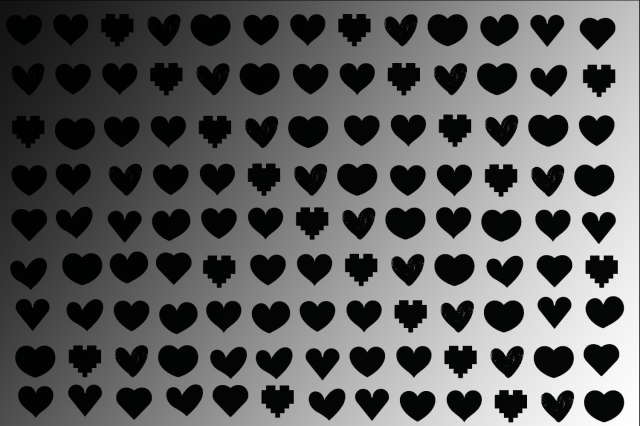
#> input picture homeworks/homeworks/homework1/Images/hearts_1.png, 1280 x 851 px (shown at 1/2 size)
$ python homework1.py
#> lines starting #> are read from the running program, lines starting #| are printed output that depends on the picture; after the words box and inside, x2 and y2 are one past the last pixel; in counts of white or black regions, pixels touching at a corner belong together
import cv2
import numpy as np


def modification_for_picture_1():
    image_filename = 'Images/hearts_1.png'
    img = cv2.imread(image_filename)
#> img is the input picture: shape (851, 1280, 3); mean B, G, R 91.5, 91.7, 91.4

    img = cv2.cvtColor(img, cv2.COLOR_BGR2GRAY)
#> img: shape (851, 1280)

    kernel = np.ones((1, 1), np.uint8)
    dilation = cv2.dilate(img, kernel, iterations=1)

    th, im_th = cv2.threshold(dilation, 3, 255, cv2.THRESH_TOZERO)

    result = im_th.copy()

    h, w = im_th.shape
#> h = 851; w = 1280

    # create zeros mask 2 pixels larger in each dimension
    mask = np.zeros([h + 2, w + 2], np.uint8)

    cv2.floodFill(result, mask, (0, 0), (255, 255, 255), (3, 151, 65), (3, 151, 65), flags=8)
#> result: shape (851, 1280); min 0, max 255, mean 91.4
    cv2.floodFill(result, mask, (38, 313), (255, 255, 255), (3, 151, 65), (3, 151, 65), flags=8)
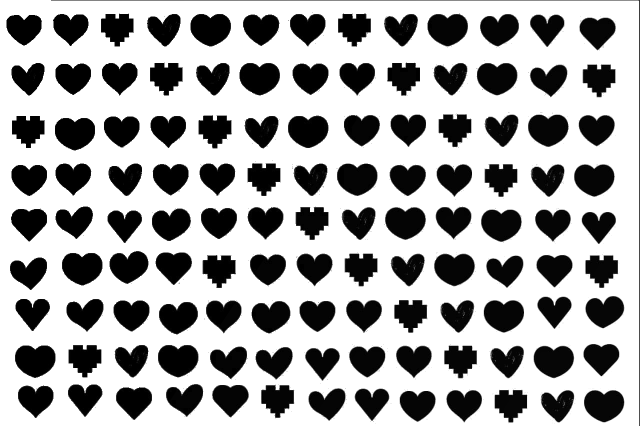
#> result: shape (851, 1280) (shown at 1/2 size); min 0, max 255, mean 168.3
    cv2.floodFill(result, mask, (363, 345), (255, 255, 255), (3, 151, 65), (3, 151, 65), flags=8)
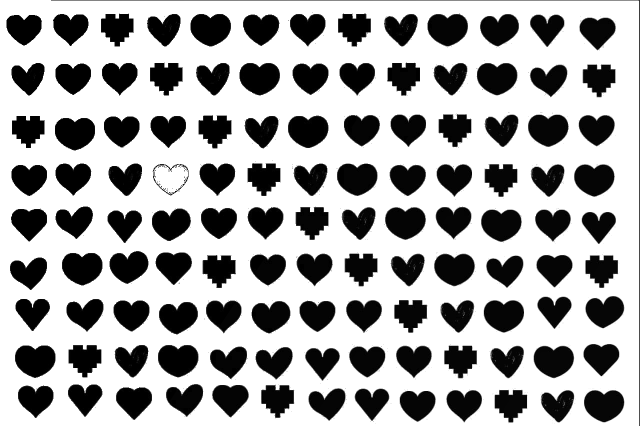
#> result: shape (851, 1280) (shown at 1/2 size); 0.25% of pixels changed, all inside (x1, y1, x2, y2) = (307, 329, 376, 389)
    cv2.floodFill(result, mask, (619, 342), (255, 255, 255), (3, 151, 65), (3, 151, 65), flags=8)

    # write result to disk
    cv2.imwrite("picture1.jpg", result)

    # display it
    cv2.imshow("result", result)
    cv2.waitKey(0)
    cv2.destroyAllWindows()


# *******************************************************************************
#                           M A I N    P R O G R A M                            *
# *******************************************************************************


if __name__ == '__main__':
    modification_for_picture_1()

$ run again, with homeworks/homeworks/homework1/Images/hearts_10.png copied over homeworks/homeworks/homework1/Images/hearts_1.png
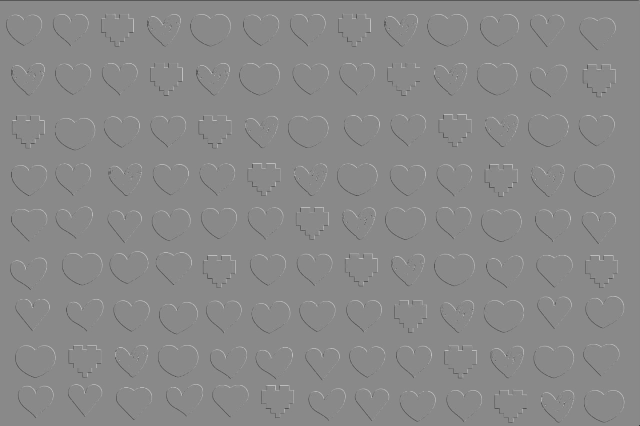
#> input picture homeworks/homeworks/homework1/Images/hearts_10.png, 1280 x 851 px (shown at 1/2 size)
#> in modification_for_picture_1, img is the input picture: shape (851, 1280, 3); min 19, max 255, mean 136.9
#> img: shape (851, 1280)
#> in modification_for_picture_1, `cv2.floodFill(result, mask, (0, 0), (255, 255, 255), (3, 151, 65), (3,..`:
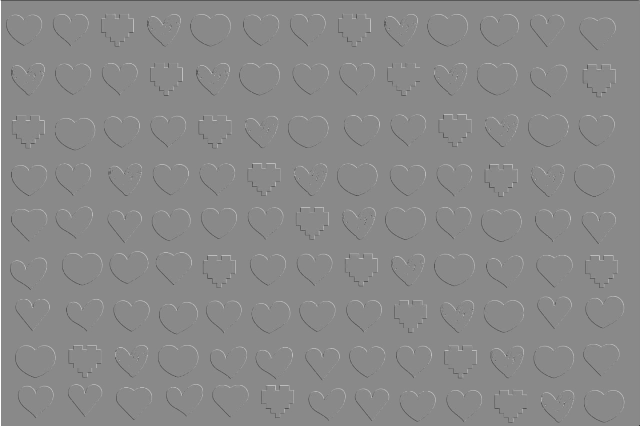
#> result: shape (851, 1280) (shown at 1/2 size); min 19, max 255, mean 137.1

$ run again, with homeworks/homeworks/homework1/Images/hearts_2.png copied over homeworks/homeworks/homework1/Images/hearts_1.png
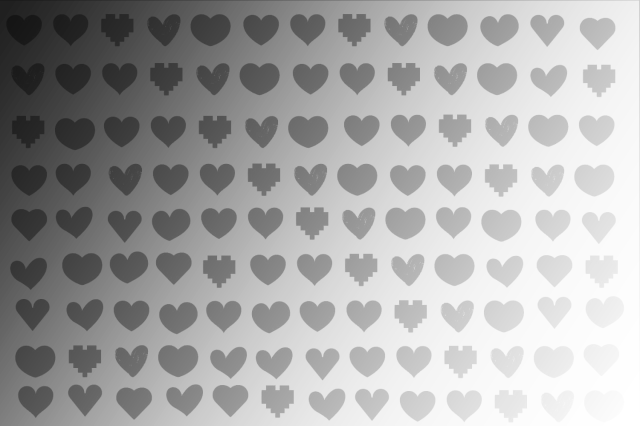
#> input picture homeworks/homeworks/homework1/Images/hearts_2.png, 1280 x 851 px (shown at 1/2 size)
#> in modification_for_picture_1, img is the input picture: shape (851, 1280, 3); min 20, max 255, mean 167.1
#> img: shape (851, 1280)
#> in modification_for_picture_1, `cv2.floodFill(result, mask, (0, 0), (255, 255, 255), (3, 151, 65), (3,..`:
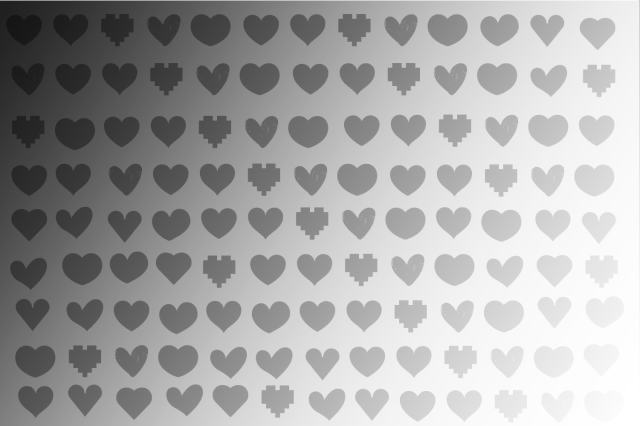
#> result: shape (851, 1280) (shown at 1/2 size); min 20, max 255, mean 167.3
#> in modification_for_picture_1, `cv2.floodFill(result, mask, (363, 345), (255, 255, 255), (3, 151, 65),..`:
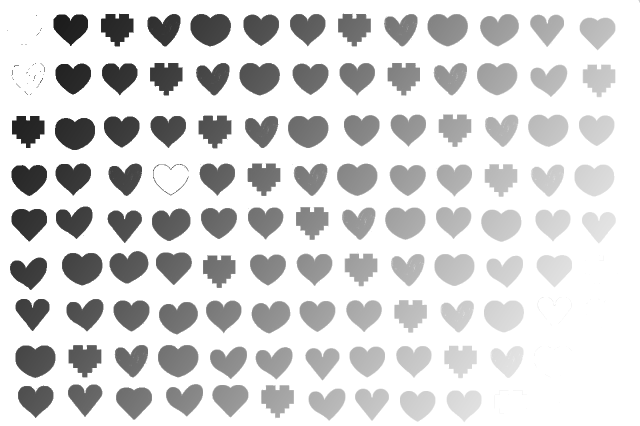
#> result: shape (851, 1280) (shown at 1/2 size); min 27, max 255, mean 216.9

$ run again, with homeworks/homeworks/homework1/Images/hearts_3.png copied over homeworks/homeworks/homework1/Images/hearts_1.png
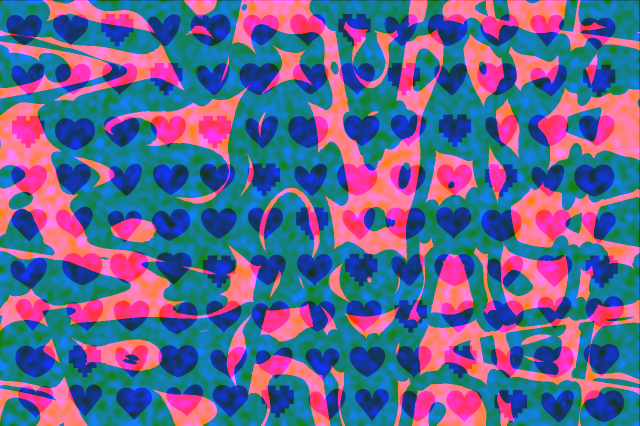
#> input picture homeworks/homeworks/homework1/Images/hearts_3.png, 1280 x 851 px (shown at 1/2 size)
#> in modification_for_picture_1, img is the input picture: shape (851, 1280, 3); mean B, G, R 143.4, 103.3, 96
#> in modification_for_picture_1, `img = cv2.cvtColor(img, cv2.COLOR_BGR2GRAY)`:
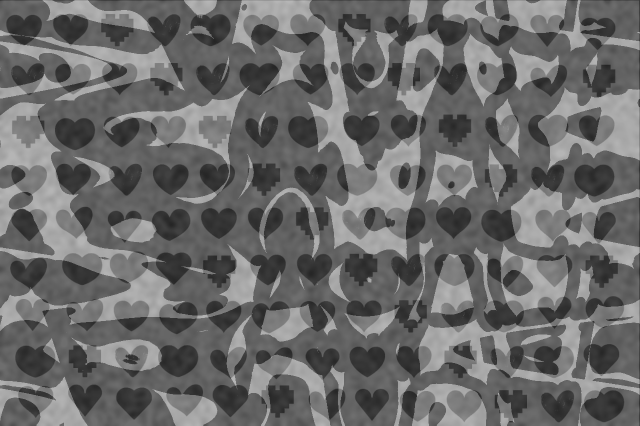
#> img: shape (851, 1280) (shown at 1/2 size); min 36, max 181, mean 105.7
#> in modification_for_picture_1, `cv2.floodFill(result, mask, (619, 342), (255, 255, 255), (3, 151, 65),..`:
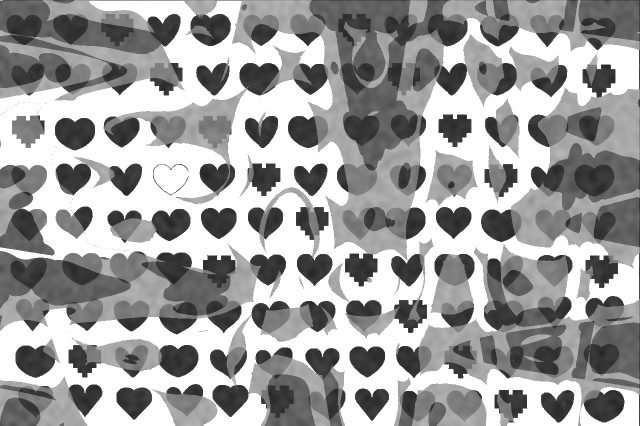
#> result: shape (851, 1280) (shown at 1/2 size); min 36, max 255, mean 158.2
